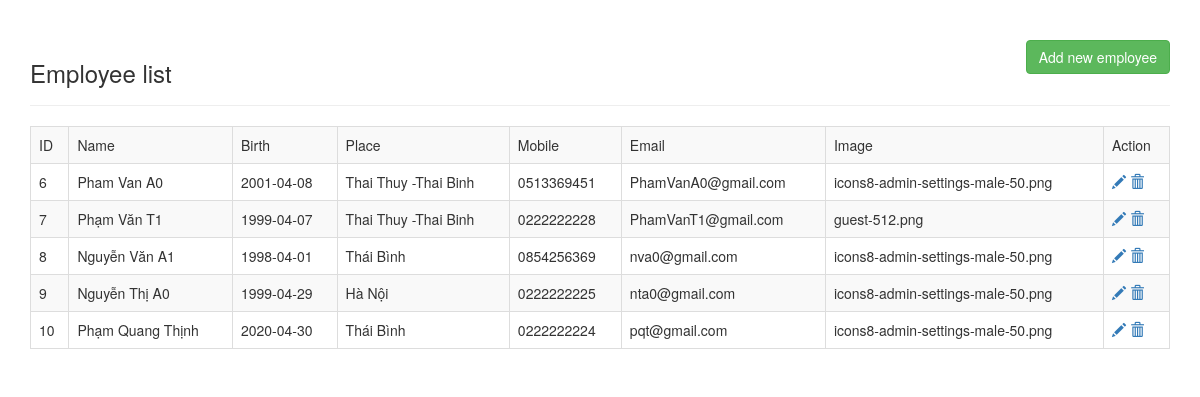
Page /admin/thanhvien/manager-employee.php on the committed database.
### tables this page shows
CREATE TABLE `employee` (
  `idemployee` bigint(20) NOT NULL,
  `name` varchar(50) DEFAULT NULL,
  `birthday` date DEFAULT NULL,
  `mobile` varchar(11) DEFAULT NULL,
  `email` varchar(50) DEFAULT NULL,
  `place` text DEFAULT NULL,
  `password` varchar(50) NOT NULL,
  `image` varchar(255) DEFAULT NULL
);

### admin/thanhvien/manager-employee.php (the view, shortened to what this page needs)
<!Doctype html>
<html>
    <head>
        <link rel="stylesheet" href="https://maxcdn.bootstrapcdn.com/bootstrap/3.3.7/css/bootstrap.css">
    </head>
    <body>
        <div class="container">
            <div class="row">
                <div class="col-lg-12" mx-auto>
                    <div class="page-header clearfix">
                        <h3 class="pull-left">Employee list</h3>
                        <a href="create_employee.php" class="btn btn-success pull-right">
                            Add new employee
                        </a>
                    </div>
                    <?php
                        require_once '../../csdl/connectdb.php';
                        $sql = " select idemployee,name,birthday,place,mobile,email,image from employee where 1";
                        $result = mysqli_query($conn, $sql);
                        if(mysqli_num_rows($result) >0) {
                    ?>
                    <table class="table table-bordered table-striped">
                        <tr>
                            <td>ID</td>
                            <td>Name</td>
                            <td>Birth</td>
                            <td>Place</td>
                            <td>Mobile</td>
                            <td>Email</td>
                            <td>Image</td>
                            <td>Action</td>
                        </tr>
                        <?php
                                while ($row = mysqli_fetch_array($result)) {
                           ?>
                        <tr>
                            <td> <?php echo $row['idemployee'];?></td>
                            <td> <?php echo $row['name'];?></td>
                            <td> <?php echo $row['birthday']? $row['birthday'] :"N/A";?></td>
                            <td> <?php echo $row['place']? $row['place']:"N/A";?></td>
                            <td> <?php echo $row['mobile']? $row['mobile']:"N/A";?></td>
                            <td> <?php echo $row['email']? $row['email']:"N/A";?></td>
                            <td> <?php echo $row['image']? $row['image']:"N/A";?></td>
                            <td>
                                <a href="update_employee.php?idemployee=<?php echo $row['idemployee']; ?>" title="Update record">
                                    <span class="glyphicon glyphicon-pencil"></span></a>
                                <a href="delete_employee.php?idemployee=<?php echo $row['idemployee']; ?>" title="Delete record">
                                    <i class="material-icons">
                                    <span class="glyphicon glyphicon-trash"></span></a>
                            </td>
                        </tr>
                        <?php
                            }
                        ?>
                    </table>
                    <?php
                        }
                        else {
                            echo "No result found";
                        }
                       ?>
                </div>
            </div>
        </div>
    </body>
</html>

### rows in the picture
employee: idemployee "6", name "Pham Van A0", birthday "2001-04-08", place "Thai Thuy -Thai Binh", mobile "0513369451", email "PhamVanA0@gmail.com", image "icons8-admin-settings-male-50.png"
employee: idemployee "7", name "Phạm Văn T1", birthday "1999-04-07", place "Thai Thuy -Thai Binh", mobile "0222222228", email "PhamVanT1@gmail.com", image "guest-512.png"
employee: idemployee "8", name "Nguyễn Văn A1", birthday "1998-04-01", place "Thái Bình", mobile "0854256369", email "nva0@gmail.com", image "icons8-admin-settings-male-50.png"
employee: idemployee "9", name "Nguyễn Thị A0", birthday "1999-04-29", place "Hà Nội", mobile "0222222225", email "nta0@gmail.com", image "icons8-admin-settings-male-50.png"
employee: idemployee "10", name "Phạm Quang Thịnh", birthday "2020-04-30", place "Thái Bình", mobile "0222222224", email "pqt@gmail.com", image "icons8-admin-settings-male-50.png"
